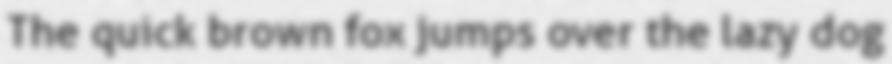
#> input picture uploads/14.jpg, 892 x 64 px
$ python -i preprocessing.py   (imports and definitions only)   (older library calls are emulated)
#> lines starting #> are read from the running program, lines starting #| are printed output that depends on the picture; after the words box and inside, x2 and y2 are one past the last pixel; in counts of white or black regions, pixels touching at a corner belong together
### config/settings.py
"""
AI-Based Picture Text Mining and Translation System
Central Configuration File
──────────────────────────────────────────────────────
All tunables in one place. API keys are NEVER stored here;
they are loaded from environment variables at runtime.
"""

import os
from pathlib import Path

# ════════════════════════════════════════════════════
# PATH CONFIGURATION
# ════════════════════════════════════════════════════

# Detect environment: Colab vs local/AWS
IS_COLAB = os.path.exists("/content")

if IS_COLAB:
    BASE_DIR = Path("/content/drive/MyDrive/OCR_Project")
else:
    BASE_DIR = Path(__file__).resolve().parent.parent

DATASET_DIR   = BASE_DIR / "dataset"
IMAGES_DIR    = DATASET_DIR / "images"
GROUND_TRUTH  = DATASET_DIR / "ground_truth.csv"
OUTPUT_DIR    = BASE_DIR / "outputs"
RESULTS_CSV   = OUTPUT_DIR / "results.csv"
CHARTS_DIR    = OUTPUT_DIR / "charts"
CACHE_DIR     = BASE_DIR / "cache"
TRANS_MEMORY  = CACHE_DIR / "translation_memory.json"

# Ensure directories exist
for d in [DATASET_DIR, IMAGES_DIR, OUTPUT_DIR, CHARTS_DIR, CACHE_DIR]:
    d.mkdir(parents=True, exist_ok=True)


# ════════════════════════════════════════════════════
# GROQ API CONFIGURATION
# ════════════════════════════════════════════════════

GROQ_API_KEY       = os.environ.get("GROQ_API_KEY", "")
GROQ_PRIMARY_MODEL = "llama-3.3-70b-versatile"
GROQ_FALLBACK_MODEL = "mixtral-8x7b-32768"
GROQ_MAX_TOKENS    = 2048
GROQ_TEMPERATURE   = 0          # deterministic
GROQ_MAX_RETRIES   = 3
GROQ_BACKOFF_BASE  = 1          # seconds; doubles each retry
GROQ_CONFIDENCE_THRESHOLD = 0.85  # only call API below this

# Daily free‑tier budget tracking
GROQ_DAILY_TOKEN_LIMIT = 1_000_000
GROQ_WARN_AT_PERCENT   = 80      # warn user at 80 % usage


# ════════════════════════════════════════════════════
# IMAGE PREPROCESSING
# ════════════════════════════════════════════════════

MIN_IMAGE_WIDTH       = 1200     # upscale if below this
MAX_SKEW_ANGLE        = 45       # degrees
BORDER_PADDING        = 20       # pixels
CLAHE_CLIP_LIMIT      = 2.0
CLAHE_TILE_GRID       = (8, 8)


# ════════════════════════════════════════════════════
# OCR CONFIGURATION
# ════════════════════════════════════════════════════

TESSERACT_LANGS = "eng+hin+tam+tel+ben+kan+mal+guj"
EASYOCR_LANGS   = ["en", "hi", "ta", "te", "bn", "kn", "ml"]
PADDLE_LANG     = "en"          # PaddleOCR language code

OCR_TIMEOUT_SECONDS = 60        # per engine
OCR_THREAD_WORKERS  = 4         # parallel engines


# ════════════════════════════════════════════════════
# LANGUAGE DETECTION
# ════════════════════════════════════════════════════

# Unicode block → language mapping (start, end, language_name, code)
UNICODE_RANGES = [
    (0x0900, 0x097F, "Hindi/Devanagari",          "hi"),
    (0x0980, 0x09FF, "Bengali",                    "bn"),
    (0x0A00, 0x0A7F, "Gurmukhi/Punjabi",           "pa"),
    (0x0A80, 0x0AFF, "Gujarati",                   "gu"),
    (0x0B00, 0x0B7F, "Odia",                       "or"),
    (0x0B80, 0x0BFF, "Tamil",                      "ta"),
    (0x0C00, 0x0C7F, "Telugu",                     "te"),
    (0x0C80, 0x0CFF, "Kannada",                    "kn"),
    (0x0D00, 0x0D7F, "Malayalam",                  "ml"),
    (0x0D80, 0x0DFF, "Sinhala",                    "si"),
    (0x0E00, 0x0E7F, "Thai",                       "th"),
    (0x1000, 0x109F, "Myanmar/Burmese",            "my"),
    (0x0F00, 0x0FFF, "Tibetan",                    "bo"),
    (0x0600, 0x06FF, "Arabic/Urdu",                "ur"),
    (0x0000, 0x007F, "Latin/English",              "en"),
]

# 22 Indian scheduled languages ISO‑639 codes
SCHEDULED_LANGUAGES = [
    "hi", "bn", "te", "mr", "ta", "ur", "gu", "kn",
    "ml", "or", "pa", "as", "mai", "sa", "ne", "sd",
    "kok", "doi", "mni", "brx", "sat", "ks",
]


# ════════════════════════════════════════════════════
# TRANSLATION CONFIGURATION
# ════════════════════════════════════════════════════

SARVAM_API_URL  = "https://api.sarvam.ai/translate"
SARVAM_API_KEY  = os.environ.get("SARVAM_API_KEY", "")

# Dynamic weights for translation voting
TRANSLATION_WEIGHTS = {
    "sarvam":      {"indian": 0.40, "general": 0.15},
    "indictrans2": {"indian": 0.30, "general": 0.10},
    "marianmt":    {"indian": 0.15, "general": 0.30},
    "google":      {"indian": 0.15, "general": 0.45},
}

TARGET_LANGUAGE = "en"           # default target for translation


# ════════════════════════════════════════════════════
# DATA MINING PATTERNS
# ════════════════════════════════════════════════════

PATTERNS = {
    "email":   r"[a-zA-Z0-9_.+-]+@[a-zA-Z0-9-]+\.[a-zA-Z0-9-.]+",
    "phone_in": r"(?:\+91[\s-]?)?[6-9]\d{4}[\s-]?\d{5}",
    "phone_intl": r"\+?\d{1,3}[\s-]?\(?\d{1,4}\)?[\s-]?\d{3,4}[\s-]?\d{3,4}",
    "date":    r"\d{1,2}[/\-\.]\d{1,2}[/\-\.]\d{2,4}",
    "price_inr": r"₹\s?\d[\d,]*(?:\.\d{1,2})?",
    "price_gen": r"(?:USD|EUR|GBP|\$|€|£)\s?\d[\d,]*(?:\.\d{1,2})?",
    "url":     r"https?://[^\s<>\"]+|www\.[^\s<>\"]+",
    "pan":     r"[A-Z]{5}\d{4}[A-Z]",
    "aadhaar": r"\d{4}\s?\d{4}\s?\d{4}",
}


# ════════════════════════════════════════════════════
# VISUALIZATION
# ════════════════════════════════════════════════════

CHART_DPI      = 150
CHART_STYLE    = "seaborn-v0_8-whitegrid"
CHART_FIGSIZE  = (10, 6)


# ════════════════════════════════════════════════════
# PIPELINE
# ════════════════════════════════════════════════════

QUALITY_GATES = {
    "min_text_length":    5,      # chars after OCR
    "max_noise_ratio":    0.40,   # ratio of non-alphanumeric chars
    "length_tolerance":   0.20,   # AI correction length check ±20 %
}

### modules/preprocessing.py
"""
Module 1 — Image Preprocessing
───────────────────────────────────────────────────
Classifies image type (printed / handwritten / mixed)
and applies type-specific enhancement pipeline.
"""

import cv2
import numpy as np
from PIL import Image
from skimage.transform import rotate as sk_rotate
from skimage.color import rgb2gray
import imutils
import logging
import sys, os
sys.path.insert(0, os.path.join(os.path.dirname(__file__), ".."))
from config.settings import (
    MIN_IMAGE_WIDTH, MAX_SKEW_ANGLE, BORDER_PADDING,
    CLAHE_CLIP_LIMIT, CLAHE_TILE_GRID,
)

logger = logging.getLogger(__name__)


# ────────────────────────────────────────────────
# IMAGE TYPE CLASSIFICATION
# ────────────────────────────────────────────────

def _stroke_width_variance(gray: np.ndarray) -> float:
    """Estimate stroke width variance via distance transform on edges."""
    edges = cv2.Canny(gray, 50, 150)
    dist = cv2.distanceTransform(cv2.bitwise_not(edges), cv2.DIST_L2, 5)
    mask = edges > 0
    if mask.sum() == 0:
        return 0.0
    stroke_widths = dist[mask]
    return float(np.var(stroke_widths))


def _line_straightness(gray: np.ndarray) -> float:
    """Measure how straight detected lines are using HoughLinesP."""
    edges = cv2.Canny(gray, 50, 150)
    lines = cv2.HoughLinesP(edges, 1, np.pi / 180, 80,
                            minLineLength=40, maxLineGap=10)
    if lines is None or len(lines) == 0:
        return 0.0
    angles = []
    for line in lines:
        x1, y1, x2, y2 = line[0]
        angle = abs(np.degrees(np.arctan2(y2 - y1, x2 - x1)))
        angles.append(angle)
    angles = np.array(angles)
    # Straightness = fraction of near-horizontal lines (0 ± 5°)
    horizontal = np.sum((angles < 5) | (angles > 175))
    return float(horizontal / len(angles))


def classify_image_type(image: np.ndarray) -> str:
    """
    Classify as 'printed', 'handwritten', or 'mixed'.

    Heuristic:
      - High stroke-width variance + low straightness → handwritten
      - Low variance + high straightness → printed
      - Otherwise → mixed
    """
    gray = cv2.cvtColor(image, cv2.COLOR_BGR2GRAY) if len(image.shape) == 3 else image
    swv = _stroke_width_variance(gray)
    straightness = _line_straightness(gray)

    logger.info(f"Stroke width variance: {swv:.2f}, Straightness: {straightness:.2f}")

    if swv > 50 and straightness < 0.3:
        return "handwritten"
    elif swv < 25 and straightness > 0.4:
        return "printed"
    else:
        return "mixed"


# ────────────────────────────────────────────────
# PREPROCESSING STRATEGIES
# ────────────────────────────────────────────────

def _apply_clahe(gray: np.ndarray, clip: float = CLAHE_CLIP_LIMIT) -> np.ndarray:
    clahe = cv2.createCLAHE(clipLimit=clip, tileGridSize=CLAHE_TILE_GRID)
    return clahe.apply(gray)


def _deskew(image: np.ndarray) -> np.ndarray:
    """Auto-correct skew up to MAX_SKEW_ANGLE degrees."""
    gray = cv2.cvtColor(image, cv2.COLOR_BGR2GRAY) if len(image.shape) == 3 else image
    coords = np.column_stack(np.where(gray < 128))
    if coords.shape[0] < 100:
        return image
    try:
        angle = cv2.minAreaRect(coords)[-1]
        if angle < -45:
            angle = -(90 + angle)
        else:
            angle = -angle
        if abs(angle) > MAX_SKEW_ANGLE:
            logger.warning(f"Skew angle {angle:.1f}° exceeds max {MAX_SKEW_ANGLE}°, skipping")
            return image
        if abs(angle) > 0.5:
            logger.info(f"Correcting skew: {angle:.1f}°")
            (h, w) = image.shape[:2]
            center = (w // 2, h // 2)
            M = cv2.getRotationMatrix2D(center, angle, 1.0)
            image = cv2.warpAffine(image, M, (w, h),
                                   flags=cv2.INTER_CUBIC,
                                   borderMode=cv2.BORDER_REPLICATE)
    except Exception as e:
        logger.warning(f"Deskew failed: {e}")
    return image


def _upscale_if_needed(image: np.ndarray) -> np.ndarray:
    h, w = image.shape[:2]
    if w < MIN_IMAGE_WIDTH:
        scale = MIN_IMAGE_WIDTH / w
        new_w = int(w * scale)
        new_h = int(h * scale)
        image = cv2.resize(image, (new_w, new_h), interpolation=cv2.INTER_CUBIC)
        logger.info(f"Upscaled from {w}x{h} to {new_w}x{new_h}")
    return image


def _add_border(image: np.ndarray, pad: int = BORDER_PADDING) -> np.ndarray:
    return cv2.copyMakeBorder(image, pad, pad, pad, pad,
                              cv2.BORDER_CONSTANT, value=[255, 255, 255])


def preprocess_printed(image: np.ndarray) -> np.ndarray:
    """CLAHE + bilateral filter + Otsu threshold + deskew + denoising."""
    gray = cv2.cvtColor(image, cv2.COLOR_BGR2GRAY) if len(image.shape) == 3 else image
    gray = _apply_clahe(gray, clip=CLAHE_CLIP_LIMIT)
    gray = cv2.bilateralFilter(gray, 9, 75, 75)
    _, binary = cv2.threshold(gray, 0, 255, cv2.THRESH_BINARY + cv2.THRESH_OTSU)
    binary = cv2.medianBlur(binary, 3) # Remove isolated noise pixels
    binary = cv2.cvtColor(binary, cv2.COLOR_GRAY2BGR)
    binary = _deskew(binary)
    return binary


def preprocess_handwritten(image: np.ndarray) -> np.ndarray:
    """Strong CLAHE + Gaussian blur + adaptive threshold + denoising + dilation."""
    gray = cv2.cvtColor(image, cv2.COLOR_BGR2GRAY) if len(image.shape) == 3 else image
    gray = _apply_clahe(gray, clip=CLAHE_CLIP_LIMIT * 2)
    gray = cv2.GaussianBlur(gray, (5, 5), 0)
    binary = cv2.adaptiveThreshold(gray, 255, cv2.ADAPTIVE_THRESH_GAUSSIAN_C,
                                    cv2.THRESH_BINARY, 11, 2)
    binary = cv2.medianBlur(binary, 3) # Prevent salt and pepper noise crashes
    kernel = cv2.getStructuringElement(cv2.MORPH_RECT, (2, 2))
    binary = cv2.dilate(binary, kernel, iterations=1)
    binary = cv2.cvtColor(binary, cv2.COLOR_GRAY2BGR)
    return binary


def preprocess_mixed(image: np.ndarray) -> np.ndarray:
    """Adaptive threshold + moderate CLAHE + auto deskew + denoising."""
    gray = cv2.cvtColor(image, cv2.COLOR_BGR2GRAY) if len(image.shape) == 3 else image
    gray = _apply_clahe(gray, clip=CLAHE_CLIP_LIMIT)
    binary = cv2.adaptiveThreshold(gray, 255, cv2.ADAPTIVE_THRESH_GAUSSIAN_C,
                                    cv2.THRESH_BINARY, 15, 4)
    binary = cv2.medianBlur(binary, 3) # Prevent salt and pepper noise crashes
    binary = cv2.cvtColor(binary, cv2.COLOR_GRAY2BGR)
    binary = _deskew(binary)
    return binary


# ────────────────────────────────────────────────
# PUBLIC API
# ────────────────────────────────────────────────

STRATEGY = {
    "printed":     preprocess_printed,
    "handwritten": preprocess_handwritten,
    "mixed":       preprocess_mixed,
}


def preprocess_image(image_path: str) -> dict:
    """
    Full preprocessing pipeline.

    Returns
    -------
    dict with keys:
        original        : np.ndarray — original image
        processed       : np.ndarray — processed image ready for OCR
        image_type      : str — 'printed' | 'handwritten' | 'mixed'
    """
    image = cv2.imread(image_path)
    if image is None:
        raise FileNotFoundError(f"Cannot read image: {image_path}")

    original = image.copy()

    # Classify
    img_type = classify_image_type(image)
    logger.info(f"Image classified as: {img_type}")

    # Blur Detection & Adaptive Sharpening
    gray_for_blur = cv2.cvtColor(image, cv2.COLOR_BGR2GRAY) if len(image.shape) == 3 else image
    lap_var = cv2.Laplacian(gray_for_blur, cv2.CV_64F).var()
    logger.info(f"Blur variance (Laplacian): {lap_var:.2f}")
    if lap_var < 150.0:  # Threshold for blurry image
        logger.info("Image appears blurry, applying sharpening filter...")
        kernel = np.array([[-1, -1, -1],
                           [-1,  9, -1],
                           [-1, -1, -1]])
        image = cv2.filter2D(image, -1, kernel)

    # Upscale
    image = _upscale_if_needed(image)

    # Type-specific preprocessing
    processed = STRATEGY[img_type](image)

    # Add border for edge text
    processed = _add_border(processed)

    return {
        "original":   original,
        "processed":  processed,
        "image_type": img_type,
    }


def get_comparison_figure(original: np.ndarray, processed: np.ndarray):
    """Return a matplotlib figure showing original vs processed side by side."""
    import matplotlib.pyplot as plt
    fig, axes = plt.subplots(1, 2, figsize=(14, 6))
    axes[0].imshow(cv2.cvtColor(original, cv2.COLOR_BGR2RGB))
    axes[0].set_title("Original")
    axes[0].axis("off")
    axes[1].imshow(cv2.cvtColor(processed, cv2.COLOR_BGR2RGB))
    axes[1].set_title("Processed")
    axes[1].axis("off")
    plt.tight_layout()
    return fig

>>> result = preprocess_image('../uploads/14.jpg')
#> in preprocess_image, image is the input picture: shape (64, 892, 3); min 114, max 240, mean 205.5
#> in _stroke_width_variance, `edges = cv2.Canny(gray, 50, 150)`:
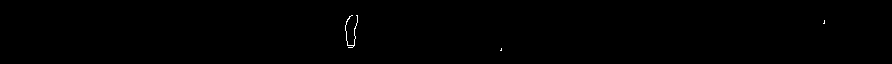
#> edges: shape (64, 892); 0.16% white in thin lines or dots, all inside (x1, y1, x2, y2) = (345, 15, 825, 51)
#> in _stroke_width_variance, `dist = cv2.distanceTransform(cv2.bitwise_not(edges), cv2.DIST_L2, 5)`:
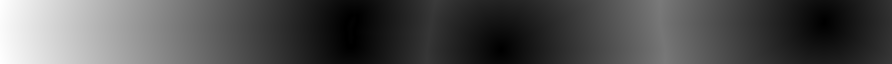
#> dist: shape (64, 892) float32; min 0, max 350.5, mean 108.6; drawn with min black and max white
#> in _stroke_width_variance, `stroke_widths = dist[mask]`: stroke_widths = 90 values from 0 to 0
#> in classify_image_type, `swv = _stroke_width_variance(gray)`: swv = 0
#> in _line_straightness, `lines = cv2.HoughLinesP(edges, 1, np.pi / 180, 80, minLineLength=40, m..`: lines = None
#> in classify_image_type, `straightness = _line_straightness(gray)`: straightness = 0
#> in preprocess_image, `img_type = classify_image_type(image)`: img_type = 'mixed'
#> in preprocess_image, `lap_var = cv2.Laplacian(gray_for_blur, cv2.CV_64F).var()`: lap_var = 8.41
#> in _apply_clahe, `return clahe.apply(gray)`:
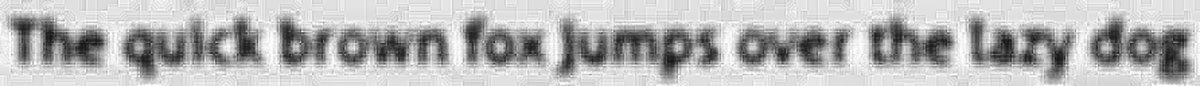
#> returned value: shape (86, 1200); min 22, max 255, mean 181.9
#> in preprocess_mixed, `binary = cv2.adaptiveThreshold(gray, 255, cv2.ADAPTIVE_THRESH_GAUSSIAN..`:
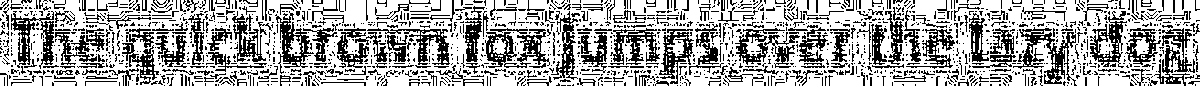
#> binary: shape (86, 1200); 65.2% white; black in thin lines or dots
#> in preprocess_mixed, `binary = cv2.medianBlur(binary, 3)`:
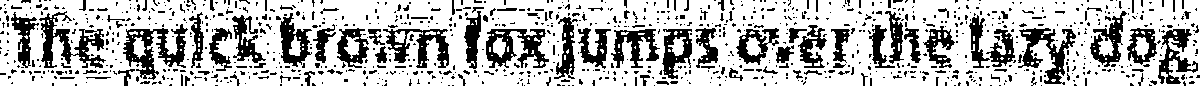
#> binary: shape (86, 1200); 71.6% white; 972 black regions (842 under 20 px), largest, box (x1, y1, x2, y2) and area: (123, 24, 188, 80) 1462, (39, 11, 106, 68) 1408, (486, 29, 549, 68) 1249
#> in _deskew, `coords = np.column_stack(np.where(gray < 128))`: coords = 29308 pairs, first value 0 to 85, second value 0 to 1199
#> in _deskew, `angle = cv2.minAreaRect(coords)[-1]`: angle = -90
#> in _deskew, `angle = -(90 + angle)`: angle = 0
#> in _add_border, `return cv2.copyMakeBorder(image, pad, pad, pad, pad, cv2.BORDER_CONSTA..`:
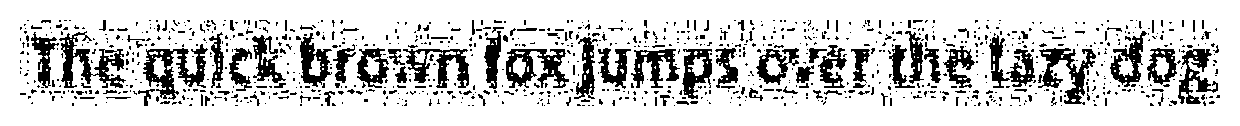
#> returned value: shape (126, 1240, 3); 81.2% white; 972 black regions (842 under 20 px), largest, box (x1, y1, x2, y2) and area: (143, 44, 208, 100) 1462, (59, 31, 126, 88) 1408, (506, 49, 569, 88) 1249
#> result = 3 items
